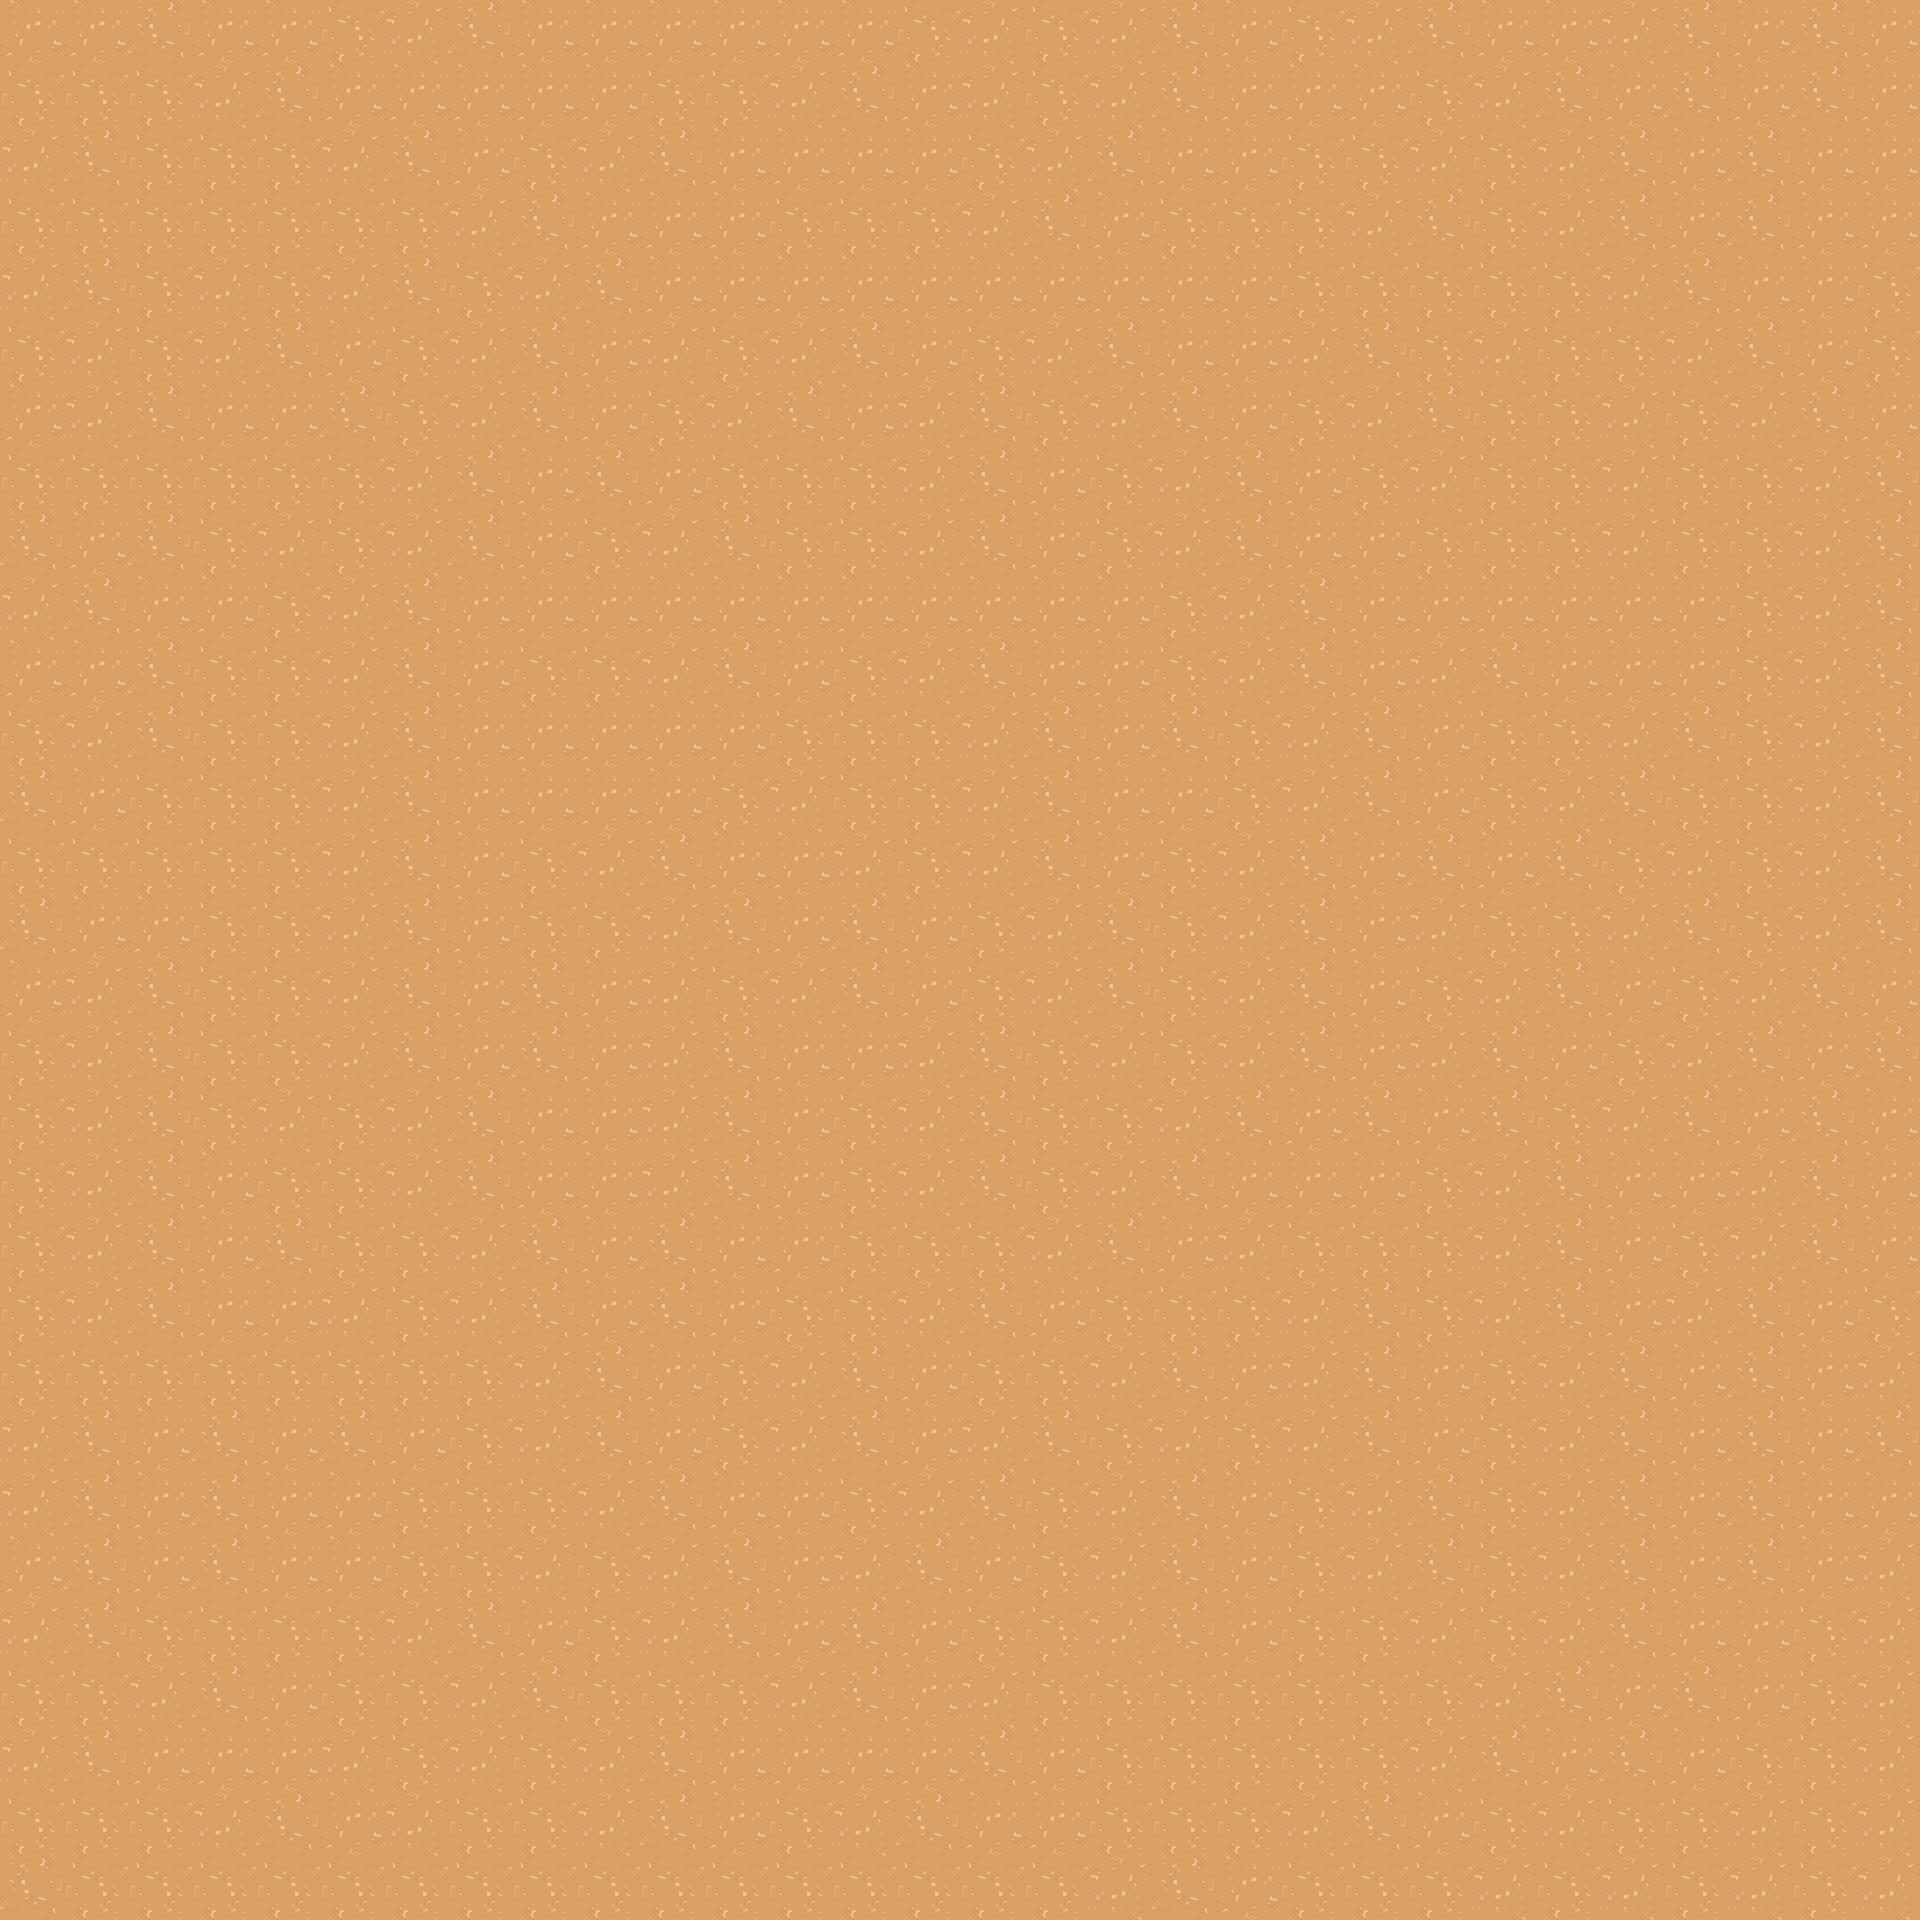

The image is a tile-based game level rendered from a .tmx file. Its description and complete source (layers, tilesets, objects, tile grids) follow:
An orthogonal 30x30 tile map with 64x64 px tiles, 1 tile layer (Calque 1).

<map version="1.2" tiledversion="1.3.2" orientation="orthogonal" renderorder="right-down" compressionlevel="-1" width="30" height="30" tilewidth="64" tileheight="64" infinite="0" nextlayerid="2" nextobjectid="1">
 <tileset firstgid="1" source="ground_sand.tsx" />
 <layer id="1" name="Calque 1" width="30" height="30">
  <data encoding="csv">
4,4,3,4,4,1,2,3,4,4,4,4,4,4,1,2,1,2,3,4,1,2,3,4,4,2,3,4,3,4,
1,1,1,2,3,4,4,4,4,4,1,1,2,3,4,2,1,2,3,4,4,4,1,2,3,4,3,4,3,4,
2,3,1,1,1,2,3,4,1,2,3,4,4,4,4,1,2,3,4,4,1,1,2,1,2,3,4,3,4,4,
1,1,1,1,1,1,1,2,3,4,4,4,1,1,1,2,3,4,1,1,1,2,3,1,2,3,4,3,4,4,
2,3,1,2,1,2,3,1,2,3,4,4,4,4,4,4,4,4,4,4,1,1,1,1,1,2,3,4,4,1,
1,2,1,2,3,4,1,2,3,4,2,1,2,3,4,1,2,3,4,4,2,3,1,2,1,1,2,3,4,1,
4,2,3,4,4,3,1,2,3,4,1,2,3,4,2,3,1,2,3,4,1,2,3,1,1,2,1,2,3,4,
1,1,1,1,1,1,2,3,4,3,4,1,1,1,2,3,4,1,2,3,4,1,2,1,1,2,1,1,2,3,
3,4,3,1,2,1,2,3,4,1,2,3,1,1,2,3,4,1,2,3,4,4,1,1,1,2,1,1,2,3,
2,3,4,4,1,2,3,4,4,4,4,4,4,4,4,4,4,4,1,2,3,4,4,4,4,4,4,1,2,3,
4,4,3,1,1,2,3,4,1,1,2,3,4,1,2,3,4,4,1,2,3,4,2,3,4,4,4,1,2,3,
1,2,3,1,1,2,3,4,4,4,4,4,1,1,1,2,3,4,3,1,2,3,4,1,1,2,3,1,2,3,
3,4,1,1,1,2,3,4,4,4,4,1,2,1,1,2,3,4,4,1,2,3,4,1,2,3,1,1,2,3,
1,1,1,1,1,2,3,4,1,2,3,4,4,2,1,2,3,4,1,2,3,4,3,4,3,1,2,1,2,3,
3,4,4,1,1,2,3,4,1,1,2,3,4,3,4,1,2,3,1,2,3,4,2,1,1,2,3,1,2,3,
4,2,3,1,1,2,3,4,3,4,2,1,2,3,4,1,2,3,1,2,3,4,1,2,3,4,1,2,3,4,
1,2,3,1,1,2,3,4,3,4,2,3,4,4,2,3,1,2,1,2,3,4,2,3,4,1,2,3,4,3,
1,2,3,1,2,1,2,3,4,4,2,3,4,1,2,3,1,1,2,3,4,3,4,3,1,2,3,4,3,4,
1,2,3,4,1,1,2,3,4,4,2,3,4,1,2,3,1,2,3,4,4,4,1,2,3,4,4,2,3,4,
1,2,3,4,3,1,1,2,3,4,3,4,4,1,1,1,2,3,4,2,1,1,1,2,3,4,1,2,3,4,
1,2,3,4,4,2,1,2,3,4,3,4,1,1,2,3,4,1,1,1,2,3,1,2,3,4,2,3,4,1,
1,1,1,1,1,1,1,1,2,3,4,1,2,3,4,1,1,2,3,4,2,3,4,1,2,3,4,3,4,2,
2,3,4,3,4,3,4,1,2,3,4,1,2,3,4,2,3,1,2,1,2,3,4,1,2,3,4,3,4,3,
2,3,4,3,4,4,1,1,1,2,3,4,4,1,2,3,1,2,3,4,1,2,3,1,2,3,4,3,4,4,
4,3,4,3,4,4,1,1,2,1,2,3,4,2,3,4,1,2,3,4,1,2,3,1,2,3,4,3,4,2,
2,3,1,1,1,1,2,3,4,1,2,3,4,3,4,1,1,2,3,4,1,1,2,1,2,3,4,4,1,2,
1,1,2,3,4,1,1,2,3,1,1,1,2,3,4,2,1,1,1,1,1,1,1,2,3,4,3,4,1,2,
2,3,4,4,4,2,1,2,1,2,3,4,4,4,4,3,4,1,1,1,1,1,2,3,4,3,4,1,1,2,
1,1,1,2,3,4,2,1,1,2,3,4,1,2,3,4,4,1,1,1,2,3,4,1,2,1,1,2,1,2,
3,1,1,1,1,1,1,1,1,1,1,1,1,1,1,1,1,2,3,4,1,1,1,2,1,2,1,2,1,2
</data>
 </layer>
</map>
